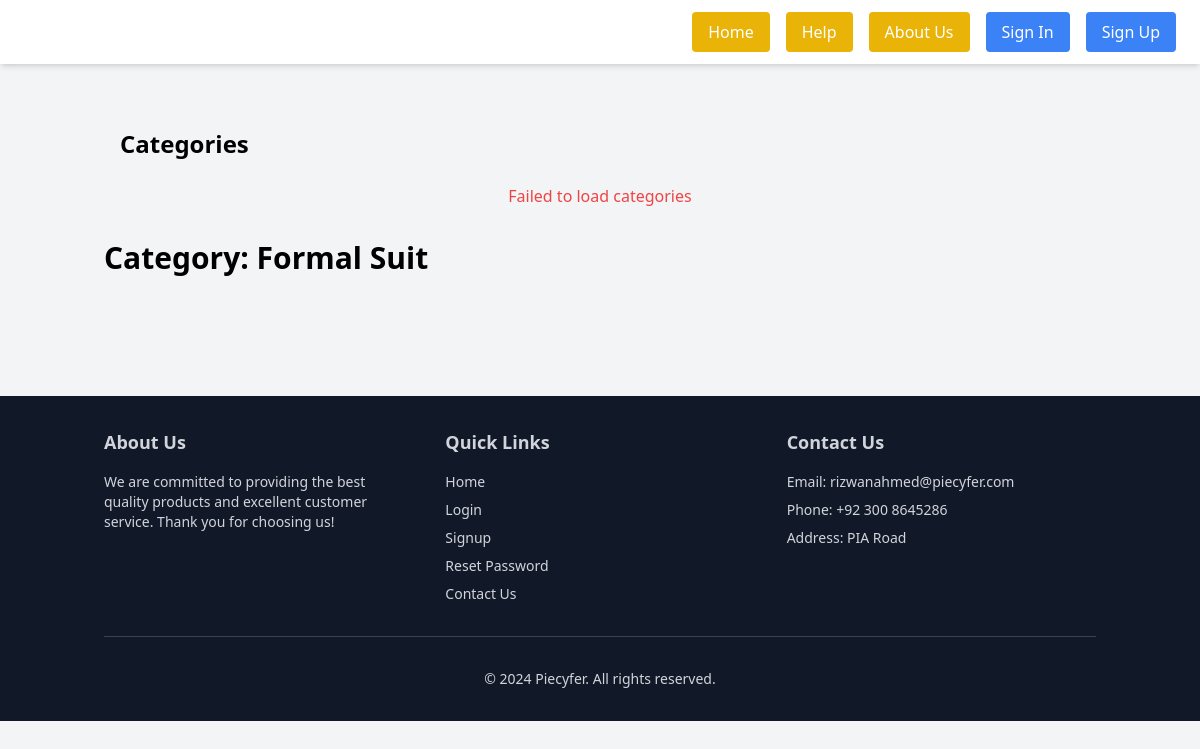
/category/5/, run on an earlier commit of the app's database.
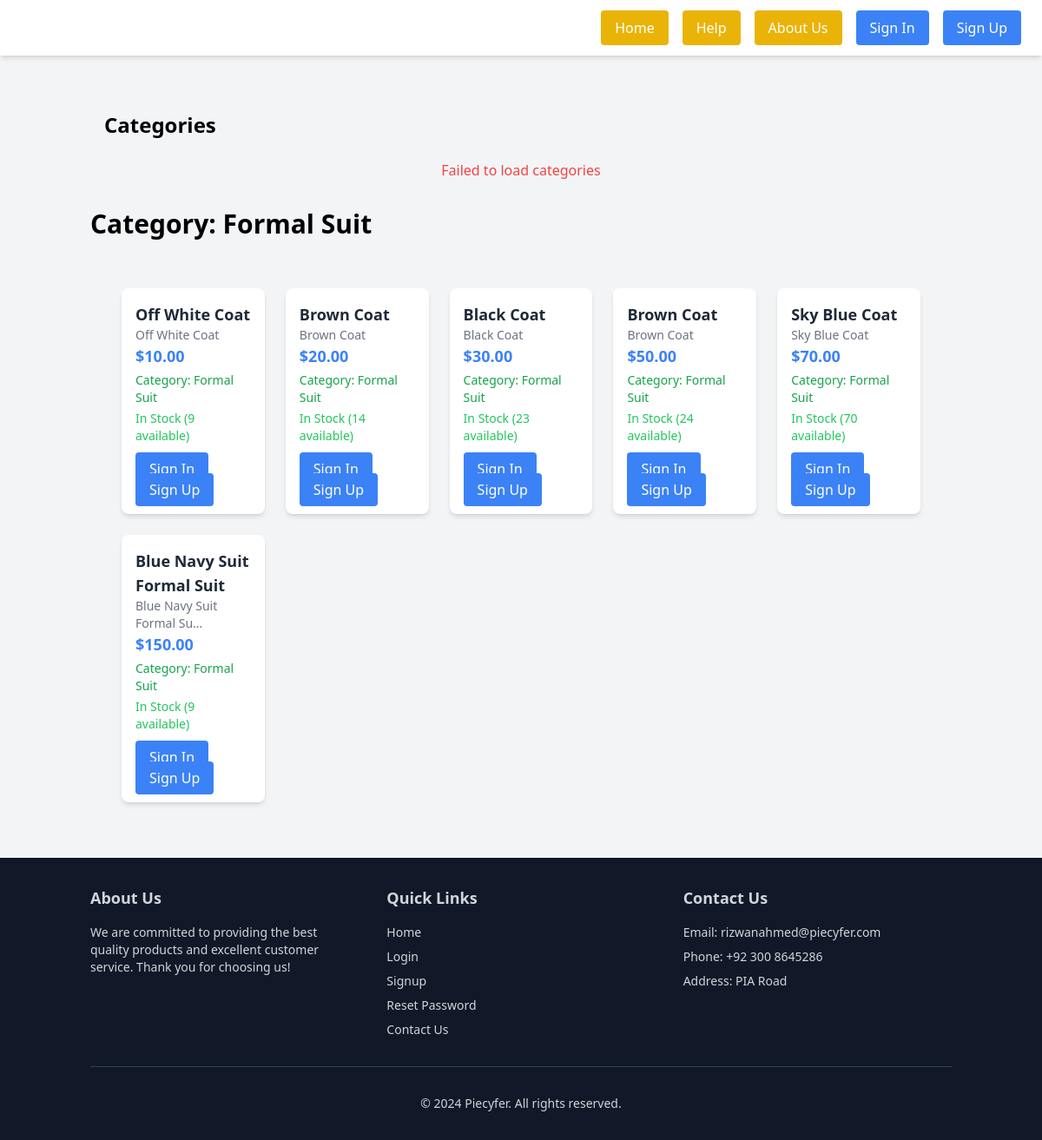
And on a later commit of the database.
### display/models.py (models this page shows, shortened)
class Category(models.Model):
    name = models.CharField(max_length=255)
    description = models.TextField(blank=True, null=True)

class Product(models.Model):
    name = models.CharField(max_length=255)
    description = models.TextField(blank=True, null=True)
    price = models.DecimalField(max_digits=10, decimal_places=2 , validators=[validate_positive])
    stock = models.PositiveIntegerField(default=0 , validators=[validate_positive])
    image = CloudinaryField('product_image', blank=True, null=True)
    category = models.ForeignKey(Category, on_delete=models.CASCADE, related_name='products', null=True)
    merchant = models.ForeignKey(
        settings.AUTH_USER_MODEL,
        on_delete=models.CASCADE,
        null=True,
        blank=True,
        related_name="merchant_products"
    )
    created_at = models.DateTimeField(auto_now_add=True , null=True)
    updated_at = models.DateTimeField(auto_now=True, null=True)

### display/views.py (the view)
# urls.py: path('category/<int:category_id>/', views.category_products, name='category_products'),
def category_products(request, category_id):
    category = get_object_or_404(Category, id=category_id)
    products = Product.objects.filter(category=category)
    return render(request, 'display/category_products.html', {'category': category, 'products': products})

### display/context_processors.py (called while the page is built)
def categories(request):
    return {
        'categories': Category.objects.all()
    }

### display/templates/display/category_products.html (shortened to what this page needs)
{% extends 'base.html' %}
{% load cloudinary %}
{% block content %}
<div class="container mx-auto px-4 py-8">
  <h2 class="text-2xl font-bold mb-6">Categories</h2>
  <div id="categoriesContainer" class="flex flex-wrap gap-4 justify-center items-center">
  </div>
</div>
    <h1 class="text-3xl font-bold mb-6">Category: {{ category.name }}</h1>
<div class="container mx-auto px-4 py-8">
    <div id="productContainer" class="grid grid-cols-3 sm:grid-cols-4 lg:grid-cols-5 gap-6 ml-5 mr-5">
      {% for product in products %}
        <div class="bg-white shadow-md rounded-lg overflow-hidden">
          <div class="p-4">
            <a href="{% url 'display:detailedpage' product.id %}" class="block text-lg font-semibold text-gray-800 hover:text-blue-500">
              {{ product.name }}
            </a>
            <p class="text-gray-500 text-sm">
              {{ product.description|truncatechars:25 }}
            </p>
            <p class="text-blue-500 font-bold text-lg">${{ product.price }}</p>
            <p class="text-sm text-green-600 font-medium mt-1">
              Category:
              {% if product.category %}
                {{ product.category.name }}
              {% else %}
                No Category
              {% endif %}
            </p>
            {% if product.stock > 0 %}
              <p class="text-green-500 text-sm mt-1">
                In Stock ({{ product.stock }} available)
              </p>
              {% if user.is_authenticated %}
              <div class="flex items-center mt-2 gap-1">
                <input
                  type="number"
                  class="border px-2 py-1 rounded w-16 quantity-input"
                  data-product-id="{{ product.id }}"
                  min="1"
                  max="{{ product.stock }}"
                  value="1"
                />
                <button
                  class="add-to-cart bg-blue-500 text-white px-4 py-2 rounded hover:bg-blue-600 ml-2"
                  data-product-id="{{ product.id }}"
                >
                  Add to Cart
                </button>
                <button
                  class="watchlist-toggle"
                  data-product-id="{{ product.id }}"
                >
                  <svg
                    xmlns="http://www.w3.org/2000/svg"
                    class="h-8 w-8 transition-colors duration-300 {% if product.in_watchlist %}text-red-500{% else %}text-gray-500{% endif %}"
                    fill="none"
                    viewBox="0 0 24 24"
                    stroke="currentColor"
                    stroke-width="3"
                  >
                    <path
                      stroke-linecap="round"
                      stroke-linejoin="round"
                      d="M4.318 6.318a4.5 4.5 0 000 6.364L12 20.364l7.682-7.682a4.5 4.5 0 00-6.364-6.364L12 7.636l-1.318-1.318a4.5 4.5 0 00-6.364 0z"
                    />
                  </svg>
                </button>
              </div>
              {% else %}
              <div class="mt-4">
              <a
                href="{% url 'userauth:login' %}"
                class="bg-blue-500 text-white px-4 py-2 mr-4 rounded hover:bg-blue-600"
              >
                Sign In
              </a>
              <a
                href="{% url 'userauth:signup' %}"
                class="bg-blue-500 text-white px-4 py-2 rounded hover:bg-blue-600"
              >
                Sign Up
              </a>
            </div>
              {% endif %}
            {% endif %}
          </div>
        </div>
      {% endfor %}
    </div>
  </div>
{% endblock %}

### templates/base.html (shortened to what this page needs)
<!DOCTYPE html>
<html lang="en">
<head>
  {% load cloudinary %}
  {% load static %}
    <script src="https://cdn.tailwindcss.com"></script>
</head>
<body class="bg-gray-100">
  <div class="flex items-center justify-between bg-white shadow-md px-6 py-3 sticky top-0 z-50">
    <div class="flex items-center space-x-4">
      <a href="{% url 'display:display' %}" class="bg-yellow-500 text-white px-4 py-2 rounded hover:bg-yellow-600">
        Home
      </a>
      <a href="{% url 'chatbot:chatbot' %}" class="bg-yellow-500 text-white px-4 py-2 rounded hover:bg-yellow-600">
        Help
      </a>
      <a href="{% url 'display:about_us' %}" class="bg-yellow-500 text-white px-4 py-2 rounded hover:bg-yellow-600">About Us</a>
      {% if user.is_authenticated %}
        {% if user.role == 'merchant' %}
          <button
            id="addProductButton"
            class="bg-blue-500 text-white px-4 py-2 rounded hover:bg-blue-600"
          >
            Add Product
          </button>
          <button
            id="profileButton"
            class="bg-green-100 text-gray-800 px-4 py-2 rounded hover:bg-gray-200"
          >
            Profile
          </button>
          <a
            href="{% url 'userauth:logout' %}"
            class="bg-red-500 text-white px-4 py-2 rounded hover:bg-red-600"
          >
            Logout
          </a>
        {% elif user.role == 'normal' %}
          <button
            id="profileButton"
            class="bg-green-100 text-gray-800 px-4 py-2 rounded hover:bg-gray-200"
          >
            Profile
          </button>
          <button
            id="ordersButton"
            class="bg-amber-200 text-gray-800 px-4 py-2 rounded hover:bg-gray-200"
          >
            Orders
          </button>
          <a
            id="cartButton"
            class="bg-blue-200 text-gray-800 px-4 py-2 rounded hover:bg-gray-200 cursor-pointer"
          >
            Cart
          </a>
          <a
            href="{% url 'userauth:logout' %}"
            class="bg-red-500 text-white px-4 py-2 rounded hover:bg-red-600"
          >
            Logout
          </a>
        {% endif %}
      {% else %}
        <a href="{% url 'userauth:login' %}" class="bg-blue-500 text-white px-4 py-2 rounded hover:bg-blue-600">
          Sign In
        </a>
        <a href="{% url 'userauth:signup' %}" class="bg-blue-500 text-white px-4 py-2 rounded hover:bg-blue-600">
          Sign Up
        </a>
      {% endif %}
    </div>
  </div>
    <div class="container mx-auto px-4 py-8">
        {% block content %}
        {% endblock %}
    </div>
<footer class="bg-gray-900 text-gray-300 py-8 mt-auto">
  <div class="container mx-auto px-4">
    <div class="grid grid-cols-1 md:grid-cols-3 gap-8">
      <div>
        <h3 class="text-lg font-bold mb-4">About Us</h3>
        <p class="text-sm">
          We are committed to providing the best quality products and excellent customer service. Thank you for choosing us!
        </p>
      </div>
      <div>
        <h3 class="text-lg font-bold mb-4">Quick Links</h3>
        <ul class="text-sm space-y-2">
          <li><a href="{% url 'display:display' %}" class="hover:text-white">Home</a></li>
          <li><a href="{% url 'userauth:login' %}" class="hover:text-white">Login</a></li>
          <li><a href="{% url 'userauth:signup' %}" class="hover:text-white">Signup</a></li>
          <li><a href="{% url 'userauth:reset_password' %}" class="hover:text-white">Reset Password</a></li>
          <li><a href="#" class="hover:text-white">Contact Us</a></li>
        </ul>
      </div>
      <div>
        <h3 class="text-lg font-bold mb-4">Contact Us</h3>
        <ul class="text-sm space-y-2">
          <li>Email: <a href="mailto:rizwanahmed@piecyfer.com" class="hover:text-white">rizwanahmed@piecyfer.com</a></li>
          <li>Phone: <a href="tel:+923008645286" class="hover:text-white">+92 300 8645286</a></li>
          <li>Address: PIA Road </li>
        </ul>
      </div>
    </div>
    <hr class="my-8 border-gray-700">
    <div class="text-center text-sm">
      <p>&copy; 2024 Piecyfer. All rights reserved.</p>
    </div>
  </div>
</footer>
</body>
</html>

What changed in the data, as far as the page shows it:
added Product: name "Off White Coat", description "Off White Coat", price "10.00", category.name "Formal Suit", stock "9"
added Product: name "Brown Coat", description "Brown Coat", price "20.00", category.name "Formal Suit", stock "14"
added Product: name "Black Coat", description "Black Coat", price "30.00", category.name "Formal Suit", stock "23"
added Product: name "Brown Coat", description "Brown Coat", price "50.00", category.name "Formal Suit", stock "24"
added Product: name "Sky Blue Coat", description "Sky Blue Coat", price "70.00", category.name "Formal Suit", stock "70"
added Product: name "Blue Navy Suit Formal Suit", description "Blue Navy Suit Formal Su…", price "150.00", category.name "Formal Suit", stock "9"
